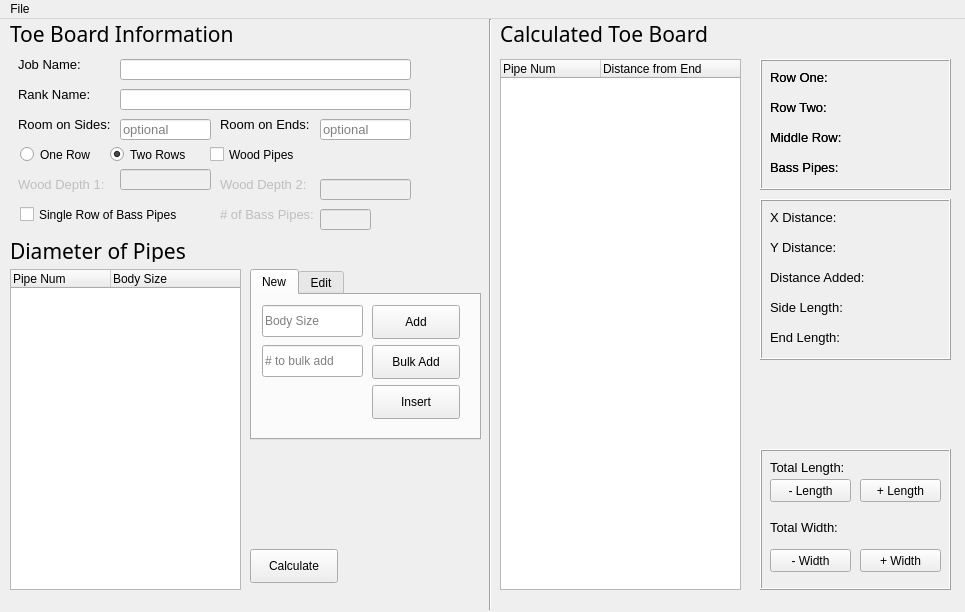
<?xml version="1.0" encoding="UTF-8"?>
<ui version="4.0">
 <class>MainWindow</class>
 <widget class="QMainWindow" name="MainWindow">
  <property name="windowModality">
   <enum>Qt::NonModal</enum>
  </property>
  <property name="geometry">
   <rect>
    <x>0</x>
    <y>0</y>
    <width>965</width>
    <height>612</height>
   </rect>
  </property>
  <property name="sizePolicy">
   <sizepolicy hsizetype="Preferred" vsizetype="Preferred">
    <horstretch>0</horstretch>
    <verstretch>0</verstretch>
   </sizepolicy>
  </property>
  <property name="windowTitle">
   <string>MainWindow</string>
  </property>
  <property name="autoFillBackground">
   <bool>false</bool>
  </property>
  <property name="documentMode">
   <bool>false</bool>
  </property>
  <property name="unifiedTitleAndToolBarOnMac">
   <bool>false</bool>
  </property>
  <widget class="QWidget" name="centralwidget">
   <widget class="QLabel" name="label">
    <property name="geometry">
     <rect>
      <x>10</x>
      <y>0</y>
      <width>421</width>
      <height>29</height>
     </rect>
    </property>
    <property name="sizePolicy">
     <sizepolicy hsizetype="Preferred" vsizetype="Fixed">
      <horstretch>0</horstretch>
      <verstretch>0</verstretch>
     </sizepolicy>
    </property>
    <property name="minimumSize">
     <size>
      <width>0</width>
      <height>29</height>
     </size>
    </property>
    <property name="font">
     <font>
      <family>Noto Sans</family>
      <pointsize>16</pointsize>
      <weight>50</weight>
      <bold>false</bold>
     </font>
    </property>
    <property name="text">
     <string>Toe Board Information</string>
    </property>
    <property name="alignment">
     <set>Qt::AlignLeading|Qt::AlignLeft|Qt::AlignVCenter</set>
    </property>
   </widget>
   <widget class="QLabel" name="label_9">
    <property name="geometry">
     <rect>
      <x>10</x>
      <y>220</y>
      <width>221</width>
      <height>23</height>
     </rect>
    </property>
    <property name="sizePolicy">
     <sizepolicy hsizetype="Preferred" vsizetype="Fixed">
      <horstretch>0</horstretch>
      <verstretch>0</verstretch>
     </sizepolicy>
    </property>
    <property name="font">
     <font>
      <family>Noto Sans</family>
      <pointsize>16</pointsize>
      <weight>50</weight>
      <bold>false</bold>
     </font>
    </property>
    <property name="text">
     <string>Diameter of Pipes</string>
    </property>
    <property name="alignment">
     <set>Qt::AlignLeading|Qt::AlignLeft|Qt::AlignVCenter</set>
    </property>
   </widget>
   <widget class="QTreeWidget" name="treeWidget_pipes">
    <property name="geometry">
     <rect>
      <x>10</x>
      <y>250</y>
      <width>231</width>
      <height>321</height>
     </rect>
    </property>
    <property name="styleSheet">
     <string notr="true">paint-alternating-row-colors-for-empty-area: 1;</string>
    </property>
    <property name="autoScrollMargin">
     <number>16</number>
    </property>
    <property name="alternatingRowColors">
     <bool>true</bool>
    </property>
    <property name="indentation">
     <number>0</number>
    </property>
    <property name="uniformRowHeights">
     <bool>false</bool>
    </property>
    <property name="sortingEnabled">
     <bool>false</bool>
    </property>
    <column>
     <property name="text">
      <string>Pipe Num</string>
     </property>
    </column>
    <column>
     <property name="text">
      <string>Body Size</string>
     </property>
    </column>
   </widget>
   <widget class="QLabel" name="label_5">
    <property name="geometry">
     <rect>
      <x>220</x>
      <y>90</y>
      <width>110</width>
      <height>31</height>
     </rect>
    </property>
    <property name="font">
     <font>
      <pointsize>10</pointsize>
      <weight>50</weight>
      <bold>false</bold>
     </font>
    </property>
    <property name="text">
     <string>Room on Ends:</string>
    </property>
    <property name="scaledContents">
     <bool>false</bool>
    </property>
    <property name="alignment">
     <set>Qt::AlignLeading|Qt::AlignLeft|Qt::AlignVCenter</set>
    </property>
   </widget>
   <widget class="QLabel" name="label_woodDepth2">
    <property name="enabled">
     <bool>false</bool>
    </property>
    <property name="geometry">
     <rect>
      <x>220</x>
      <y>150</y>
      <width>110</width>
      <height>31</height>
     </rect>
    </property>
    <property name="font">
     <font>
      <pointsize>10</pointsize>
      <weight>50</weight>
      <bold>false</bold>
     </font>
    </property>
    <property name="text">
     <string>Wood Depth 2:</string>
    </property>
    <property name="scaledContents">
     <bool>false</bool>
    </property>
    <property name="alignment">
     <set>Qt::AlignLeading|Qt::AlignLeft|Qt::AlignVCenter</set>
    </property>
   </widget>
   <widget class="QLabel" name="label_2">
    <property name="geometry">
     <rect>
      <x>18</x>
      <y>30</y>
      <width>78</width>
      <height>31</height>
     </rect>
    </property>
    <property name="font">
     <font>
      <pointsize>10</pointsize>
      <weight>50</weight>
      <bold>false</bold>
     </font>
    </property>
    <property name="text">
     <string>Job Name:</string>
    </property>
    <property name="scaledContents">
     <bool>false</bool>
    </property>
    <property name="alignment">
     <set>Qt::AlignLeading|Qt::AlignLeft|Qt::AlignVCenter</set>
    </property>
   </widget>
   <widget class="QLineEdit" name="lineEdit_bassPipeNum">
    <property name="enabled">
     <bool>false</bool>
    </property>
    <property name="geometry">
     <rect>
      <x>320</x>
      <y>190</y>
      <width>51</width>
      <height>21</height>
     </rect>
    </property>
    <property name="sizePolicy">
     <sizepolicy hsizetype="Expanding" vsizetype="Fixed">
      <horstretch>0</horstretch>
      <verstretch>0</verstretch>
     </sizepolicy>
    </property>
    <property name="font">
     <font>
      <pointsize>10</pointsize>
      <weight>50</weight>
      <bold>false</bold>
     </font>
    </property>
    <property name="frame">
     <bool>true</bool>
    </property>
   </widget>
   <widget class="QLabel" name="label_4">
    <property name="geometry">
     <rect>
      <x>18</x>
      <y>90</y>
      <width>111</width>
      <height>31</height>
     </rect>
    </property>
    <property name="font">
     <font>
      <pointsize>10</pointsize>
      <weight>50</weight>
      <bold>false</bold>
     </font>
    </property>
    <property name="text">
     <string>Room on Sides:</string>
    </property>
    <property name="scaledContents">
     <bool>false</bool>
    </property>
    <property name="alignment">
     <set>Qt::AlignLeading|Qt::AlignLeft|Qt::AlignVCenter</set>
    </property>
   </widget>
   <widget class="QLabel" name="label_bassPipes">
    <property name="enabled">
     <bool>false</bool>
    </property>
    <property name="geometry">
     <rect>
      <x>220</x>
      <y>180</y>
      <width>101</width>
      <height>31</height>
     </rect>
    </property>
    <property name="font">
     <font>
      <pointsize>10</pointsize>
      <weight>50</weight>
      <bold>false</bold>
     </font>
    </property>
    <property name="text">
     <string># of Bass Pipes:</string>
    </property>
    <property name="scaledContents">
     <bool>false</bool>
    </property>
    <property name="alignment">
     <set>Qt::AlignLeading|Qt::AlignLeft|Qt::AlignVCenter</set>
    </property>
   </widget>
   <widget class="QLineEdit" name="lineEdit_jobName">
    <property name="geometry">
     <rect>
      <x>120</x>
      <y>40</y>
      <width>291</width>
      <height>21</height>
     </rect>
    </property>
    <property name="sizePolicy">
     <sizepolicy hsizetype="Expanding" vsizetype="Fixed">
      <horstretch>0</horstretch>
      <verstretch>0</verstretch>
     </sizepolicy>
    </property>
    <property name="font">
     <font>
      <pointsize>10</pointsize>
      <weight>50</weight>
      <bold>false</bold>
     </font>
    </property>
    <property name="text">
     <string/>
    </property>
    <property name="frame">
     <bool>true</bool>
    </property>
    <property name="alignment">
     <set>Qt::AlignBottom|Qt::AlignLeading|Qt::AlignLeft</set>
    </property>
   </widget>
   <widget class="QLineEdit" name="lineEdit_sideRoom">
    <property name="geometry">
     <rect>
      <x>120</x>
      <y>100</y>
      <width>91</width>
      <height>21</height>
     </rect>
    </property>
    <property name="sizePolicy">
     <sizepolicy hsizetype="Expanding" vsizetype="Fixed">
      <horstretch>0</horstretch>
      <verstretch>0</verstretch>
     </sizepolicy>
    </property>
    <property name="font">
     <font>
      <pointsize>10</pointsize>
      <weight>50</weight>
      <bold>false</bold>
     </font>
    </property>
    <property name="frame">
     <bool>true</bool>
    </property>
    <property name="placeholderText">
     <string>optional</string>
    </property>
   </widget>
   <widget class="QLineEdit" name="lineEdit_rankName">
    <property name="geometry">
     <rect>
      <x>120</x>
      <y>70</y>
      <width>291</width>
      <height>21</height>
     </rect>
    </property>
    <property name="sizePolicy">
     <sizepolicy hsizetype="Expanding" vsizetype="Fixed">
      <horstretch>0</horstretch>
      <verstretch>0</verstretch>
     </sizepolicy>
    </property>
    <property name="font">
     <font>
      <pointsize>10</pointsize>
      <weight>50</weight>
      <bold>false</bold>
     </font>
    </property>
    <property name="frame">
     <bool>true</bool>
    </property>
   </widget>
   <widget class="QLineEdit" name="lineEdit_endRoom">
    <property name="geometry">
     <rect>
      <x>320</x>
      <y>100</y>
      <width>91</width>
      <height>21</height>
     </rect>
    </property>
    <property name="sizePolicy">
     <sizepolicy hsizetype="Expanding" vsizetype="Fixed">
      <horstretch>0</horstretch>
      <verstretch>0</verstretch>
     </sizepolicy>
    </property>
    <property name="font">
     <font>
      <pointsize>10</pointsize>
      <weight>50</weight>
      <bold>false</bold>
     </font>
    </property>
    <property name="frame">
     <bool>true</bool>
    </property>
    <property name="placeholderText">
     <string>optional</string>
    </property>
   </widget>
   <widget class="QLabel" name="label_3">
    <property name="geometry">
     <rect>
      <x>18</x>
      <y>60</y>
      <width>91</width>
      <height>31</height>
     </rect>
    </property>
    <property name="font">
     <font>
      <pointsize>10</pointsize>
      <weight>50</weight>
      <bold>false</bold>
     </font>
    </property>
    <property name="text">
     <string>Rank Name:</string>
    </property>
    <property name="scaledContents">
     <bool>false</bool>
    </property>
    <property name="alignment">
     <set>Qt::AlignLeading|Qt::AlignLeft|Qt::AlignVCenter</set>
    </property>
   </widget>
   <widget class="QLineEdit" name="lineEdit_woodDepth1">
    <property name="enabled">
     <bool>false</bool>
    </property>
    <property name="geometry">
     <rect>
      <x>120</x>
      <y>150</y>
      <width>91</width>
      <height>21</height>
     </rect>
    </property>
    <property name="sizePolicy">
     <sizepolicy hsizetype="Expanding" vsizetype="Fixed">
      <horstretch>0</horstretch>
      <verstretch>0</verstretch>
     </sizepolicy>
    </property>
    <property name="font">
     <font>
      <pointsize>10</pointsize>
      <weight>50</weight>
      <bold>false</bold>
     </font>
    </property>
    <property name="frame">
     <bool>true</bool>
    </property>
   </widget>
   <widget class="QLabel" name="label_woodDepth1">
    <property name="enabled">
     <bool>false</bool>
    </property>
    <property name="geometry">
     <rect>
      <x>18</x>
      <y>150</y>
      <width>111</width>
      <height>31</height>
     </rect>
    </property>
    <property name="font">
     <font>
      <pointsize>10</pointsize>
      <weight>50</weight>
      <bold>false</bold>
     </font>
    </property>
    <property name="text">
     <string>Wood Depth 1:</string>
    </property>
    <property name="scaledContents">
     <bool>false</bool>
    </property>
    <property name="alignment">
     <set>Qt::AlignLeading|Qt::AlignLeft|Qt::AlignVCenter</set>
    </property>
   </widget>
   <widget class="QLineEdit" name="lineEdit_woodDepth2">
    <property name="enabled">
     <bool>false</bool>
    </property>
    <property name="geometry">
     <rect>
      <x>320</x>
      <y>160</y>
      <width>91</width>
      <height>21</height>
     </rect>
    </property>
    <property name="sizePolicy">
     <sizepolicy hsizetype="Expanding" vsizetype="Fixed">
      <horstretch>0</horstretch>
      <verstretch>0</verstretch>
     </sizepolicy>
    </property>
    <property name="font">
     <font>
      <pointsize>10</pointsize>
      <weight>50</weight>
      <bold>false</bold>
     </font>
    </property>
    <property name="frame">
     <bool>true</bool>
    </property>
   </widget>
   <widget class="QPushButton" name="pushButton_calc">
    <property name="geometry">
     <rect>
      <x>250</x>
      <y>530</y>
      <width>88</width>
      <height>34</height>
     </rect>
    </property>
    <property name="text">
     <string>Calculate</string>
    </property>
   </widget>
   <widget class="QTabWidget" name="tabWidget_pipes">
    <property name="enabled">
     <bool>true</bool>
    </property>
    <property name="geometry">
     <rect>
      <x>250</x>
      <y>250</y>
      <width>231</width>
      <height>171</height>
     </rect>
    </property>
    <property name="tabShape">
     <enum>QTabWidget::Rounded</enum>
    </property>
    <property name="currentIndex">
     <number>0</number>
    </property>
    <widget class="QWidget" name="tab_new">
     <attribute name="title">
      <string>New</string>
     </attribute>
     <widget class="QPushButton" name="pushButton_add">
      <property name="geometry">
       <rect>
        <x>120</x>
        <y>10</y>
        <width>88</width>
        <height>34</height>
       </rect>
      </property>
      <property name="toolTip">
       <string>Add new pipe at the end of list. Hotkey: &lt;Enter&gt;</string>
      </property>
      <property name="text">
       <string>Add</string>
      </property>
      <property name="flat">
       <bool>false</bool>
      </property>
     </widget>
     <widget class="QLineEdit" name="lineEdit_bodySize">
      <property name="geometry">
       <rect>
        <x>10</x>
        <y>10</y>
        <width>101</width>
        <height>32</height>
       </rect>
      </property>
      <property name="toolTip">
       <string>Size of the pipe to add</string>
      </property>
      <property name="placeholderText">
       <string>Body Size</string>
      </property>
     </widget>
     <widget class="QPushButton" name="pushButton_bulkAdd">
      <property name="geometry">
       <rect>
        <x>120</x>
        <y>50</y>
        <width>88</width>
        <height>34</height>
       </rect>
      </property>
      <property name="toolTip">
       <string>Add more than one pipe. Hotkey: &lt;Shift + Enter&gt;</string>
      </property>
      <property name="text">
       <string>Bulk Add</string>
      </property>
     </widget>
     <widget class="QLineEdit" name="lineEdit_bulkAddNum">
      <property name="geometry">
       <rect>
        <x>10</x>
        <y>50</y>
        <width>101</width>
        <height>32</height>
       </rect>
      </property>
      <property name="toolTip">
       <string>Number of pipes to add with the size above</string>
      </property>
      <property name="placeholderText">
       <string># to bulk add</string>
      </property>
     </widget>
     <widget class="QPushButton" name="pushButton_insert">
      <property name="geometry">
       <rect>
        <x>120</x>
        <y>90</y>
        <width>88</width>
        <height>34</height>
       </rect>
      </property>
      <property name="toolTip">
       <string>Inset new pipe after the selected pipe</string>
      </property>
      <property name="toolTipDuration">
       <number>-1</number>
      </property>
      <property name="statusTip">
       <string/>
      </property>
      <property name="whatsThis">
       <string/>
      </property>
      <property name="text">
       <string>Insert</string>
      </property>
     </widget>
    </widget>
    <widget class="QWidget" name="tab_edit">
     <attribute name="title">
      <string>Edit</string>
     </attribute>
     <widget class="QLineEdit" name="lineEdit_3">
      <property name="geometry">
       <rect>
        <x>10</x>
        <y>10</y>
        <width>101</width>
        <height>32</height>
       </rect>
      </property>
      <property name="placeholderText">
       <string>Body Size</string>
      </property>
     </widget>
     <widget class="QPushButton" name="pushButton_add_2">
      <property name="geometry">
       <rect>
        <x>120</x>
        <y>10</y>
        <width>88</width>
        <height>34</height>
       </rect>
      </property>
      <property name="text">
       <string>Save</string>
      </property>
      <property name="flat">
       <bool>false</bool>
      </property>
     </widget>
     <widget class="QPushButton" name="pushButton_remove">
      <property name="geometry">
       <rect>
        <x>120</x>
        <y>50</y>
        <width>88</width>
        <height>34</height>
       </rect>
      </property>
      <property name="text">
       <string>Remove</string>
      </property>
     </widget>
    </widget>
   </widget>
   <widget class="QCheckBox" name="checkBox_wood">
    <property name="geometry">
     <rect>
      <x>210</x>
      <y>120</y>
      <width>101</width>
      <height>31</height>
     </rect>
    </property>
    <property name="text">
     <string>Wood Pipes</string>
    </property>
   </widget>
   <widget class="QRadioButton" name="radioButton_oneRow">
    <property name="geometry">
     <rect>
      <x>20</x>
      <y>120</y>
      <width>91</width>
      <height>31</height>
     </rect>
    </property>
    <property name="text">
     <string>One Row</string>
    </property>
   </widget>
   <widget class="QRadioButton" name="radioButton_twoRows">
    <property name="geometry">
     <rect>
      <x>110</x>
      <y>120</y>
      <width>105</width>
      <height>31</height>
     </rect>
    </property>
    <property name="text">
     <string>Two Rows</string>
    </property>
    <property name="checked">
     <bool>true</bool>
    </property>
   </widget>
   <widget class="QCheckBox" name="checkBox_bass">
    <property name="enabled">
     <bool>true</bool>
    </property>
    <property name="geometry">
     <rect>
      <x>20</x>
      <y>180</y>
      <width>181</width>
      <height>31</height>
     </rect>
    </property>
    <property name="text">
     <string>Single Row of Bass Pipes</string>
    </property>
   </widget>
   <widget class="Line" name="line">
    <property name="geometry">
     <rect>
      <x>480</x>
      <y>0</y>
      <width>20</width>
      <height>591</height>
     </rect>
    </property>
    <property name="orientation">
     <enum>Qt::Vertical</enum>
    </property>
   </widget>
   <widget class="QLabel" name="label_6">
    <property name="geometry">
     <rect>
      <x>500</x>
      <y>0</y>
      <width>251</width>
      <height>29</height>
     </rect>
    </property>
    <property name="sizePolicy">
     <sizepolicy hsizetype="Preferred" vsizetype="Fixed">
      <horstretch>0</horstretch>
      <verstretch>0</verstretch>
     </sizepolicy>
    </property>
    <property name="minimumSize">
     <size>
      <width>0</width>
      <height>29</height>
     </size>
    </property>
    <property name="font">
     <font>
      <family>Noto Sans</family>
      <pointsize>16</pointsize>
      <weight>50</weight>
      <bold>false</bold>
     </font>
    </property>
    <property name="text">
     <string>Calculated Toe Board</string>
    </property>
    <property name="alignment">
     <set>Qt::AlignLeading|Qt::AlignLeft|Qt::AlignVCenter</set>
    </property>
   </widget>
   <widget class="QTreeWidget" name="treeWidget_calculated">
    <property name="geometry">
     <rect>
      <x>500</x>
      <y>40</y>
      <width>241</width>
      <height>531</height>
     </rect>
    </property>
    <property name="styleSheet">
     <string notr="true">paint-alternating-row-colors-for-empty-area: 1;</string>
    </property>
    <property name="alternatingRowColors">
     <bool>true</bool>
    </property>
    <property name="indentation">
     <number>0</number>
    </property>
    <column>
     <property name="text">
      <string>Pipe Num</string>
     </property>
    </column>
    <column>
     <property name="text">
      <string>Distance from End</string>
     </property>
    </column>
   </widget>
   <widget class="QFrame" name="frame">
    <property name="geometry">
     <rect>
      <x>760</x>
      <y>40</y>
      <width>191</width>
      <height>131</height>
     </rect>
    </property>
    <property name="frameShape">
     <enum>QFrame::Box</enum>
    </property>
    <property name="frameShadow">
     <enum>QFrame::Raised</enum>
    </property>
    <widget class="QLabel" name="label_7">
     <property name="geometry">
      <rect>
       <x>10</x>
       <y>10</y>
       <width>141</width>
       <height>16</height>
      </rect>
     </property>
     <property name="font">
      <font>
       <pointsize>10</pointsize>
      </font>
     </property>
     <property name="text">
      <string>Row One:</string>
     </property>
    </widget>
    <widget class="QLabel" name="label_8">
     <property name="geometry">
      <rect>
       <x>10</x>
       <y>40</y>
       <width>141</width>
       <height>16</height>
      </rect>
     </property>
     <property name="font">
      <font>
       <pointsize>10</pointsize>
      </font>
     </property>
     <property name="text">
      <string>Row Two:</string>
     </property>
    </widget>
    <widget class="QLabel" name="label_10">
     <property name="geometry">
      <rect>
       <x>10</x>
       <y>70</y>
       <width>141</width>
       <height>16</height>
      </rect>
     </property>
     <property name="font">
      <font>
       <pointsize>10</pointsize>
      </font>
     </property>
     <property name="text">
      <string>Middle Row:</string>
     </property>
    </widget>
    <widget class="QLabel" name="label_11">
     <property name="geometry">
      <rect>
       <x>10</x>
       <y>100</y>
       <width>141</width>
       <height>16</height>
      </rect>
     </property>
     <property name="font">
      <font>
       <pointsize>10</pointsize>
      </font>
     </property>
     <property name="text">
      <string>Bass Pipes:</string>
     </property>
    </widget>
    <widget class="QFrame" name="frame_2">
     <property name="geometry">
      <rect>
       <x>0</x>
       <y>0</y>
       <width>191</width>
       <height>131</height>
      </rect>
     </property>
     <property name="frameShape">
      <enum>QFrame::Box</enum>
     </property>
     <property name="frameShadow">
      <enum>QFrame::Raised</enum>
     </property>
     <widget class="QLabel" name="label_rowOne">
      <property name="geometry">
       <rect>
        <x>10</x>
        <y>10</y>
        <width>141</width>
        <height>16</height>
       </rect>
      </property>
      <property name="font">
       <font>
        <pointsize>10</pointsize>
       </font>
      </property>
      <property name="text">
       <string>Row One:</string>
      </property>
     </widget>
     <widget class="QLabel" name="label_rowTwo">
      <property name="geometry">
       <rect>
        <x>10</x>
        <y>40</y>
        <width>141</width>
        <height>16</height>
       </rect>
      </property>
      <property name="font">
       <font>
        <pointsize>10</pointsize>
       </font>
      </property>
      <property name="text">
       <string>Row Two:</string>
      </property>
     </widget>
     <widget class="QLabel" name="label_middleRow">
      <property name="geometry">
       <rect>
        <x>10</x>
        <y>70</y>
        <width>141</width>
        <height>16</height>
       </rect>
      </property>
      <property name="font">
       <font>
        <pointsize>10</pointsize>
       </font>
      </property>
      <property name="text">
       <string>Middle Row:</string>
      </property>
     </widget>
     <widget class="QLabel" name="label_bassPipes_2">
      <property name="geometry">
       <rect>
        <x>10</x>
        <y>100</y>
        <width>141</width>
        <height>16</height>
       </rect>
      </property>
      <property name="font">
       <font>
        <pointsize>10</pointsize>
       </font>
      </property>
      <property name="text">
       <string>Bass Pipes:</string>
      </property>
     </widget>
    </widget>
   </widget>
   <widget class="QFrame" name="frame_3">
    <property name="geometry">
     <rect>
      <x>760</x>
      <y>180</y>
      <width>191</width>
      <height>161</height>
     </rect>
    </property>
    <property name="frameShape">
     <enum>QFrame::Box</enum>
    </property>
    <property name="frameShadow">
     <enum>QFrame::Raised</enum>
    </property>
    <widget class="QLabel" name="label_xDistance">
     <property name="geometry">
      <rect>
       <x>10</x>
       <y>10</y>
       <width>141</width>
       <height>16</height>
      </rect>
     </property>
     <property name="font">
      <font>
       <pointsize>10</pointsize>
      </font>
     </property>
     <property name="text">
      <string>X Distance:</string>
     </property>
    </widget>
    <widget class="QLabel" name="label_yDistance">
     <property name="geometry">
      <rect>
       <x>10</x>
       <y>40</y>
       <width>141</width>
       <height>16</height>
      </rect>
     </property>
     <property name="font">
      <font>
       <pointsize>10</pointsize>
      </font>
     </property>
     <property name="text">
      <string>Y Distance:</string>
     </property>
    </widget>
    <widget class="QLabel" name="label_distAdded">
     <property name="geometry">
      <rect>
       <x>10</x>
       <y>70</y>
       <width>141</width>
       <height>16</height>
      </rect>
     </property>
     <property name="font">
      <font>
       <pointsize>10</pointsize>
      </font>
     </property>
     <property name="text">
      <string>Distance Added:</string>
     </property>
    </widget>
    <widget class="QLabel" name="label_sideLength">
     <property name="geometry">
      <rect>
       <x>10</x>
       <y>100</y>
       <width>141</width>
       <height>16</height>
      </rect>
     </property>
     <property name="font">
      <font>
       <pointsize>10</pointsize>
      </font>
     </property>
     <property name="text">
      <string>Side Length:</string>
     </property>
    </widget>
    <widget class="QLabel" name="label_endLength">
     <property name="geometry">
      <rect>
       <x>10</x>
       <y>130</y>
       <width>141</width>
       <height>16</height>
      </rect>
     </property>
     <property name="font">
      <font>
       <pointsize>10</pointsize>
      </font>
     </property>
     <property name="text">
      <string>End Length:</string>
     </property>
    </widget>
   </widget>
   <widget class="QFrame" name="frame_4">
    <property name="geometry">
     <rect>
      <x>760</x>
      <y>430</y>
      <width>191</width>
      <height>141</height>
     </rect>
    </property>
    <property name="frameShape">
     <enum>QFrame::Box</enum>
    </property>
    <property name="frameShadow">
     <enum>QFrame::Raised</enum>
    </property>
    <widget class="QLabel" name="label_totalLength">
     <property name="geometry">
      <rect>
       <x>10</x>
       <y>10</y>
       <width>141</width>
       <height>16</height>
      </rect>
     </property>
     <property name="font">
      <font>
       <pointsize>10</pointsize>
      </font>
     </property>
     <property name="text">
      <string>Total Length:</string>
     </property>
    </widget>
    <widget class="QPushButton" name="pushButton_subLength">
     <property name="geometry">
      <rect>
       <x>10</x>
       <y>30</y>
       <width>81</width>
       <height>23</height>
      </rect>
     </property>
     <property name="text">
      <string>- Length</string>
     </property>
    </widget>
    <widget class="QPushButton" name="pushButton_addLength">
     <property name="geometry">
      <rect>
       <x>100</x>
       <y>30</y>
       <width>81</width>
       <height>23</height>
      </rect>
     </property>
     <property name="text">
      <string>+ Length</string>
     </property>
    </widget>
    <widget class="QLabel" name="label_totalWidth">
     <property name="geometry">
      <rect>
       <x>10</x>
       <y>70</y>
       <width>141</width>
       <height>16</height>
      </rect>
     </property>
     <property name="font">
      <font>
       <pointsize>10</pointsize>
      </font>
     </property>
     <property name="text">
      <string>Total Width:</string>
     </property>
    </widget>
    <widget class="QPushButton" name="pushButton_subWidth">
     <property name="geometry">
      <rect>
       <x>10</x>
       <y>100</y>
       <width>81</width>
       <height>23</height>
      </rect>
     </property>
     <property name="text">
      <string>- Width</string>
     </property>
    </widget>
    <widget class="QPushButton" name="pushButton_addWidth">
     <property name="geometry">
      <rect>
       <x>100</x>
       <y>100</y>
       <width>81</width>
       <height>23</height>
      </rect>
     </property>
     <property name="text">
      <string>+ Width</string>
     </property>
    </widget>
   </widget>
  </widget>
  <widget class="QMenuBar" name="menubar">
   <property name="geometry">
    <rect>
     <x>0</x>
     <y>0</y>
     <width>965</width>
     <height>21</height>
    </rect>
   </property>
   <widget class="QMenu" name="menuFile">
    <property name="title">
     <string>File</string>
    </property>
    <addaction name="actionNew"/>
    <addaction name="actionSave"/>
    <addaction name="actionLoad"/>
   </widget>
   <addaction name="menuFile"/>
  </widget>
  <action name="actionNew">
   <property name="text">
    <string>New</string>
   </property>
  </action>
  <action name="actionSave">
   <property name="text">
    <string>Save</string>
   </property>
  </action>
  <action name="actionLoad">
   <property name="text">
    <string>Load</string>
   </property>
  </action>
  <action name="actionWooden_Pipes">
   <property name="text">
    <string>Wooden Pipes</string>
   </property>
  </action>
  <action name="actionOne_Row_of_Pipes">
   <property name="text">
    <string>One Row of Pipes</string>
   </property>
  </action>
  <action name="actionTwo_Rows_of_Pipes">
   <property name="text">
    <string>Two Rows of Pipes</string>
   </property>
  </action>
  <action name="actionOne_Row_of_Bass_Pipes">
   <property name="text">
    <string>Single Row of Bass Pipes</string>
   </property>
  </action>
 </widget>
 <tabstops>
  <tabstop>lineEdit_jobName</tabstop>
  <tabstop>lineEdit_rankName</tabstop>
  <tabstop>lineEdit_sideRoom</tabstop>
  <tabstop>lineEdit_endRoom</tabstop>
  <tabstop>lineEdit_woodDepth1</tabstop>
  <tabstop>lineEdit_woodDepth2</tabstop>
  <tabstop>lineEdit_bassPipeNum</tabstop>
  <tabstop>lineEdit_bodySize</tabstop>
  <tabstop>lineEdit_bulkAddNum</tabstop>
  <tabstop>pushButton_add</tabstop>
  <tabstop>pushButton_bulkAdd</tabstop>
  <tabstop>pushButton_insert</tabstop>
  <tabstop>pushButton_calc</tabstop>
  <tabstop>tabWidget_pipes</tabstop>
  <tabstop>treeWidget_pipes</tabstop>
  <tabstop>lineEdit_3</tabstop>
  <tabstop>pushButton_add_2</tabstop>
  <tabstop>pushButton_remove</tabstop>
 </tabstops>
 <resources/>
 <connections/>
</ui>
